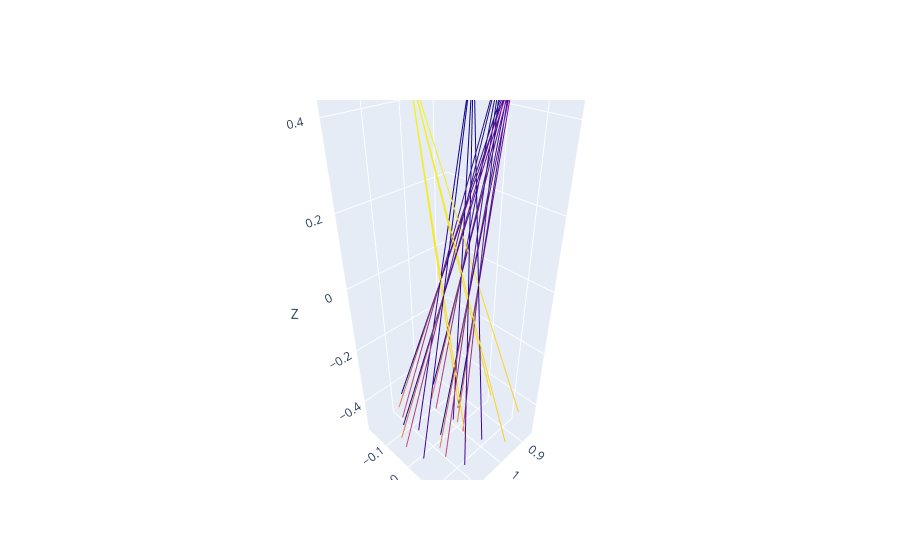

Notebook code cell kept with this figure:
### Code cell
cmap = plt.get_cmap()
colors = cmap(data["img"]/max(data["img"]))
all_ray_origins = np.concatenate([data["ray_origin"].to_list()])
all_ray_directions = np.concatenate([data["ray_direction"].to_list()])

plot_rays(
    all_ray_origins, 
    all_ray_directions,
    colors=colors
)

### Figure 1 — Plotly figure (JSON) as saved in the notebook; plotly's stock layout.template omitted (floating-point values rounded to 4 significant figures)
{"data": [{"line": {"color": [0.267, 0.004874, 0.3294, 1.0]}, "mode": "lines", "name": "ray", "showlegend": false, "type": "scatter3d", "x": [0.9557, 1.138], "y": [0.08965, -0.08387], "z": [0.5, -0.4678]}, {"marker": {"color": [0.267, 0.004874, 0.3294, 1.0], "size": 4}, "mode": "markers", "showlegend": false, "type": "scatter3d", "x": [0.9557], "y": [0.08965], "z": [0.5]}, {"line": {"color": [0.267, 0.004874, 0.3294, 1.0]}, "mode": "lines", "name": "ray", "showlegend": false, "type": "scatter3d", "x": [0.9557, 1.074], "y": [0.08965, 0.006345], "z": [0.5, -0.4895]}, {"marker": {"color": [0.267, 0.004874, 0.3294, 1.0], "size": 4}, "mode": "markers", "showlegend": false, "type": "scatter3d", "x": [0.9557], "y": [0.08965], "z": [0.5]}, {"line": {"color": [0.267, 0.004874, 0.3294, 1.0]}, "mode": "lines", "name": "ray", "showlegend": false, "type": "scatter3d", "x": [0.9557, 0.9634], "y": [0.08965, -0.03], "z": [0.5, -0.4928]}, {"marker": {"color": [0.267, 0.004874, 0.3294, 1.0], "size": 4}, "mode": "markers", "showlegend": false, "type": "scatter3d", "x": [0.9557], "y": [0.08965], "z": [0.5]}, {"line": {"color": [0.267, 0.004874, 0.3294, 1.0]}, "mode": "lines", "name": "ray", "showlegend": false, "type": "scatter3d", "x": [0.9557, 0.9632], "y": [0.08965, -0.1419], "z": [0.5, -0.4728]}, {"marker": {"color": [0.267, 0.004874, 0.3294, 1.0], "size": 4}, "mode": "markers", "showlegend": false, "type": "scatter3d", "x": [0.9557], "y": [0.08965], "z": [0.5]}, {"line": {"color": [0.267, 0.004874, 0.3294, 1.0]}, "mode": "lines", "name": "ray", "showlegend": false, "type": "scatter3d", "x": [0.9557, 1.07], "y": [0.08965, -0.1732], "z": [0.5, -0.458]}, {"marker": {"color": [0.267, 0.004874, 0.3294, 1.0], "size": 4}, "mode": "markers", "showlegend": false, "type": "scatter3d", "x": [0.9557], "y": [0.08965], "z": [0.5]}, {"line": {"color": [0.2297, 0.3224, 0.5457, 1.0]}, "mode": "lines", "name": "ray", "showlegend": false, "type": "scatter3d", "x": [0.9132, 1.176], "y": [-0.04968, 0.04572], "z": [0.5, -0.4602]}, {"marker": {"color": [0.2297, 0.3224, 0.5457, 1.0], "size": 4}, "mode": "markers", "showlegend": false, "type": "scatter3d", "x": [0.9132], "y": [-0.04968], "z": [0.5]}, {"line": {"color": [0.2297, 0.3224, 0.5457, 1.0]}, "mode": "lines", "name": "ray", "showlegend": false, "type": "scatter3d", "x": [0.9132, 1.11], "y": [-0.04968, 0.1375], "z": [0.5, -0.4624]}, {"marker": {"color": [0.2297, 0.3224, 0.5457, 1.0], "size": 4}, "mode": "markers", "showlegend": false, "type": "scatter3d", "x": [0.9132], "y": [-0.04968], "z": [0.5]}, {"line": {"color": [0.2297, 0.3224, 0.5457, 1.0]}, "mode": "lines", "name": "ray", "showlegend": false, "type": "scatter3d", "x": [0.9132, 1.004], "y": [-0.04968, 0.1059], "z": [0.5, -0.4836]}, {"marker": {"color": [0.2297, 0.3224, 0.5457, 1.0], "size": 4}, "mode": "markers", "showlegend": false, "type": "scatter3d", "x": [0.9132], "y": [-0.04968], "z": [0.5]}, {"line": {"color": [0.2297, 0.3224, 0.5457, 1.0]}, "mode": "lines", "name": "ray", "showlegend": false, "type": "scatter3d", "x": [0.9132, 1.005], "y": [-0.04968, -0.009303], "z": [0.5, -0.4949]}, {"marker": {"color": [0.2297, 0.3224, 0.5457, 1.0], "size": 4}, "mode": "markers", "showlegend": false, "type": "scatter3d", "x": [0.9132], "y": [-0.04968], "z": [0.5]}, {"line": {"color": [0.2297, 0.3224, 0.5457, 1.0]}, "mode": "lines", "name": "ray", "showlegend": false, "type": "scatter3d", "x": [0.9132, 1.114], "y": [-0.04968, -0.04551], "z": [0.5, -0.4797]}, {"marker": {"color": [0.2297, 0.3224, 0.5457, 1.0], "size": 4}, "mode": "markers", "showlegend": false, "type": "scatter3d", "x": [0.9132], "y": [-0.04968], "z": [0.5]}, {"line": {"color": [0.1276, 0.5669, 0.5506, 1.0]}, "mode": "lines", "name": "ray", "showlegend": false, "type": "scatter3d", "x": [0.9013, 1.186], "y": [0.01585, -0.01452], "z": [0.5, -0.458]}, {"marker": {"color": [0.1276, 0.5669, 0.5506, 1.0], "size": 4}, "mode": "markers", "showlegend": false, "type": "scatter3d", "x": [0.9013], "y": [0.01585], "z": [0.5]}, {"line": {"color": [0.1276, 0.5669, 0.5506, 1.0]}, "mode": "lines", "name": "ray", "showlegend": false, "type": "scatter3d", "x": [0.9013, 1.123], "y": [0.01585, 0.07754], "z": [0.5, -0.473]}, {"marker": {"color": [0.1276, 0.5669, 0.5506, 1.0], "size": 4}, "mode": "markers", "showlegend": false, "type": "scatter3d", "x": [0.9013], "y": [0.01585], "z": [0.5]}, {"line": {"color": [0.1276, 0.5669, 0.5506, 1.0]}, "mode": "lines", "name": "ray", "showlegend": false, "type": "scatter3d", "x": [0.9013, 1.017], "y": [0.01585, 0.04273], "z": [0.5, -0.4929]}, {"marker": {"color": [0.1276, 0.5669, 0.5506, 1.0], "size": 4}, "mode": "markers", "showlegend": false, "type": "scatter3d", "x": [0.9013], "y": [0.01585], "z": [0.5]}, {"line": {"color": [0.1276, 0.5669, 0.5506, 1.0]}, "mode": "lines", "name": "ray", "showlegend": false, "type": "scatter3d", "x": [0.9013, 1.017], "y": [0.01585, -0.07366], "z": [0.5, -0.4893]}, {"marker": {"color": [0.1276, 0.5669, 0.5506, 1.0], "size": 4}, "mode": "markers", "showlegend": false, "type": "scatter3d", "x": [0.9013], "y": [0.01585], "z": [0.5]}, {"line": {"color": [0.1276, 0.5669, 0.5506, 1.0]}, "mode": "lines", "name": "ray", "showlegend": false, "type": "scatter3d", "x": [0.9013, 1.122], "y": [0.01585, -0.1068], "z": [0.5, -0.4675]}, {"marker": {"color": [0.1276, 0.5669, 0.5506, 1.0], "size": 4}, "mode": "markers", "showlegend": false, "type": "scatter3d", "x": [0.9013], "y": [0.01585], "z": [0.5]}, {"line": {"color": [0.3692, 0.7889, 0.3829, 1.0]}, "mode": "lines", "name": "ray", "showlegend": false, "type": "scatter3d", "x": [0.9151, 1.174], "y": [0.05285, -0.04868], "z": [0.5, -0.4605]}, {"marker": {"color": [0.3692, 0.7889, 0.3829, 1.0], "size": 4}, "mode": "markers", "showlegend": false, "type": "scatter3d", "x": [0.9151], "y": [0.05285], "z": [0.5]}, {"line": {"color": [0.3692, 0.7889, 0.3829, 1.0]}, "mode": "lines", "name": "ray", "showlegend": false, "type": "scatter3d", "x": [0.9151, 1.112], "y": [0.05285, 0.04246], "z": [0.5, -0.4804]}, {"marker": {"color": [0.3692, 0.7889, 0.3829, 1.0], "size": 4}, "mode": "markers", "showlegend": false, "type": "scatter3d", "x": [0.9151], "y": [0.05285], "z": [0.5]}, {"line": {"color": [0.3692, 0.7889, 0.3829, 1.0]}, "mode": "lines", "name": "ray", "showlegend": false, "type": "scatter3d", "x": [0.9151, 1.004], "y": [0.05285, 0.006162], "z": [0.5, -0.495]}, {"marker": {"color": [0.3692, 0.7889, 0.3829, 1.0], "size": 4}, "mode": "markers", "showlegend": false, "type": "scatter3d", "x": [0.9151], "y": [0.05285], "z": [0.5]}, {"line": {"color": [0.3692, 0.7889, 0.3829, 1.0]}, "mode": "lines", "name": "ray", "showlegend": false, "type": "scatter3d", "x": [0.9151, 1.002], "y": [0.05285, -0.1088], "z": [0.5, -0.483]}, {"marker": {"color": [0.3692, 0.7889, 0.3829, 1.0], "size": 4}, "mode": "markers", "showlegend": false, "type": "scatter3d", "x": [0.9151], "y": [0.05285], "z": [0.5]}, {"line": {"color": [0.3692, 0.7889, 0.3829, 1.0]}, "mode": "lines", "name": "ray", "showlegend": false, "type": "scatter3d", "x": [0.9151, 1.108], "y": [0.05285, -0.1403], "z": [0.5, -0.462]}, {"marker": {"color": [0.3692, 0.7889, 0.3829, 1.0], "size": 4}, "mode": "markers", "showlegend": false, "type": "scatter3d", "x": [0.9151], "y": [0.05285], "z": [0.5]}, {"line": {"color": [0.9932, 0.9062, 0.1439, 1.0]}, "mode": "lines", "name": "ray", "showlegend": false, "type": "scatter3d", "x": [1.06, 1.04], "y": [-0.07997, 0.07793], "z": [0.5, -0.4873]}, {"marker": {"color": [0.9932, 0.9062, 0.1439, 1.0], "size": 4}, "mode": "markers", "showlegend": false, "type": "scatter3d", "x": [1.06], "y": [-0.07997], "z": [0.5]}, {"line": {"color": [0.9932, 0.9062, 0.1439, 1.0]}, "mode": "lines", "name": "ray", "showlegend": false, "type": "scatter3d", "x": [1.06, 0.9739], "y": [-0.07997, 0.1662], "z": [0.5, -0.4654]}, {"marker": {"color": [0.9932, 0.9062, 0.1439, 1.0], "size": 4}, "mode": "markers", "showlegend": false, "type": "scatter3d", "x": [1.06], "y": [-0.07997], "z": [0.5]}, {"line": {"color": [0.9932, 0.9062, 0.1439, 1.0]}, "mode": "lines", "name": "ray", "showlegend": false, "type": "scatter3d", "x": [1.06, 0.8674], "y": [-0.07997, 0.1297], "z": [0.5, -0.4586]}, {"marker": {"color": [0.9932, 0.9062, 0.1439, 1.0], "size": 4}, "mode": "markers", "showlegend": false, "type": "scatter3d", "x": [1.06], "y": [-0.07997], "z": [0.5]}, {"line": {"color": [0.9932, 0.9062, 0.1439, 1.0]}, "mode": "lines", "name": "ray", "showlegend": false, "type": "scatter3d", "x": [1.06, 0.864], "y": [-0.07997, 0.01872], "z": [0.5, -0.4756]}, {"marker": {"color": [0.9932, 0.9062, 0.1439, 1.0], "size": 4}, "mode": "markers", "showlegend": false, "type": "scatter3d", "x": [1.06], "y": [-0.07997], "z": [0.5]}, {"line": {"color": [0.9932, 0.9062, 0.1439, 1.0]}, "mode": "lines", "name": "ray", "showlegend": false, "type": "scatter3d", "x": [1.06, 0.9714], "y": [-0.07997, -0.01553], "z": [0.5, -0.494]}, {"marker": {"color": [0.9932, 0.9062, 0.1439, 1.0], "size": 4}, "mode": "markers", "showlegend": false, "type": "scatter3d", "x": [1.06], "y": [-0.07997], "z": [0.5]}], "layout": {"scene": {"xaxis": {"title": {"text": "X"}}, "yaxis": {"title": {"text": "Y"}}, "zaxis": {"title": {"text": "Z"}}}}}
